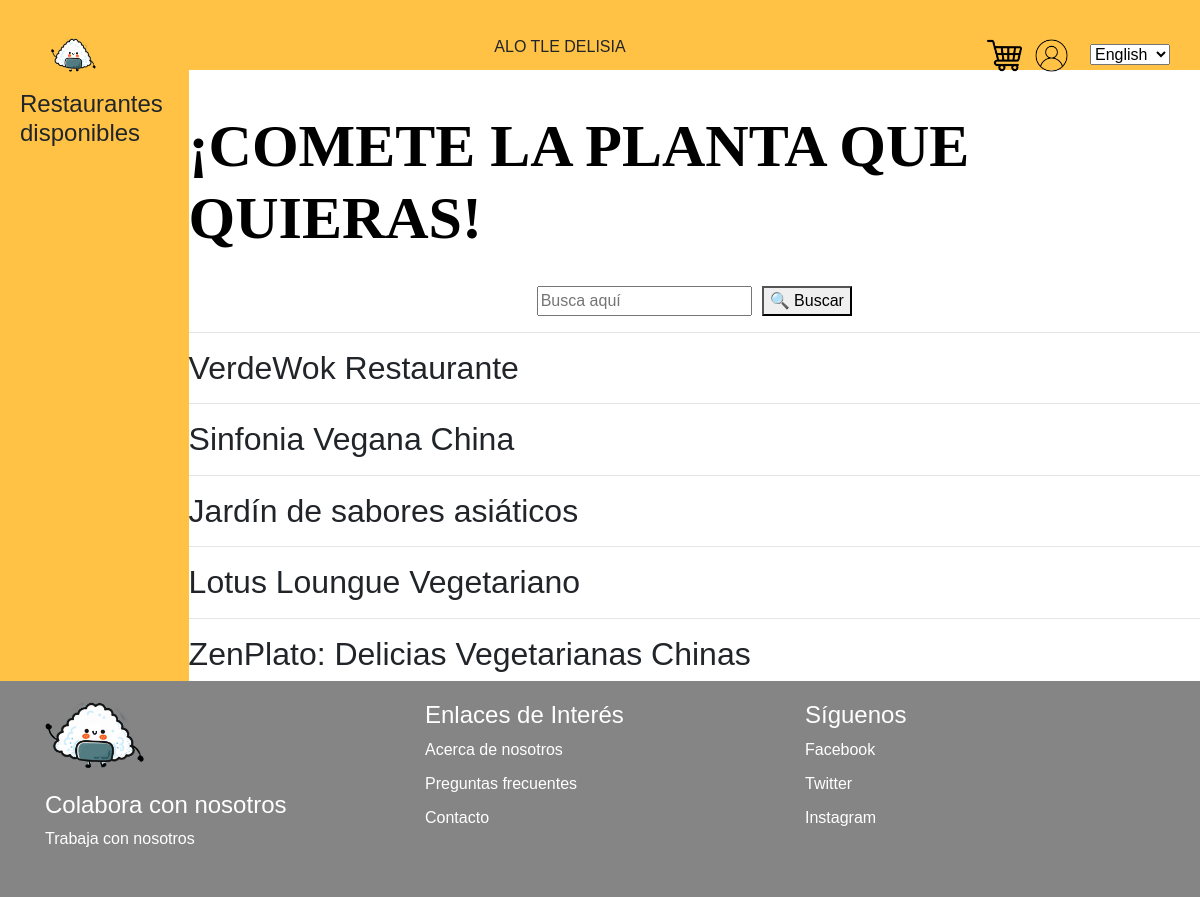
Page /RestaurantesVegetarianos on the earlier database version.
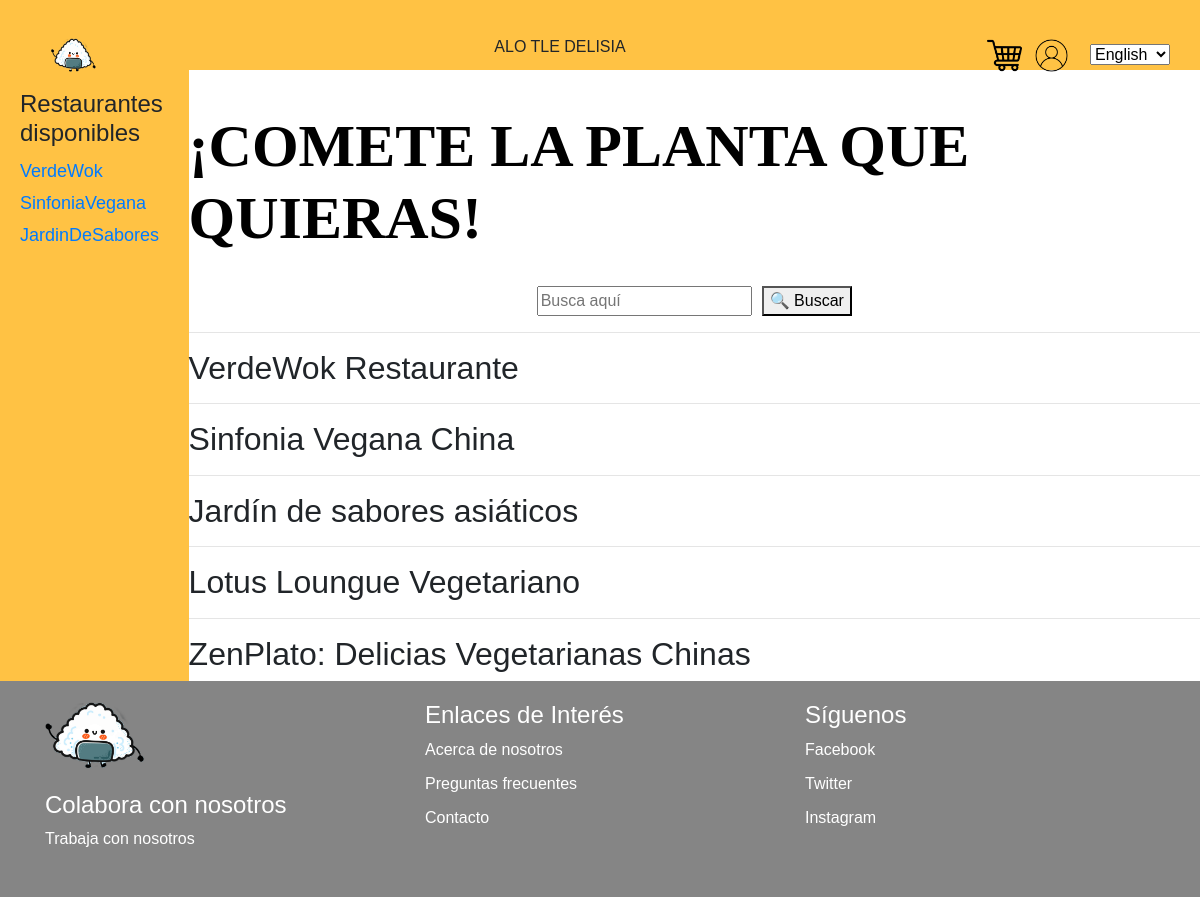
Same page on the later database version.
### myapp/models.py (models this page shows)
class Restaurante(models.Model):
    idRestaurante = models.AutoField(primary_key=True)
    nombre = models.CharField(max_length=255)
    ubicacion = models.CharField(max_length=255)
    horario = models.CharField(max_length=255)
    descripcion = models.TextField()
    idTipoRestaurante = models.ForeignKey(TipoRestaurante, on_delete=models.CASCADE)

### myapp/views.py (the view)
# urls.py: path('RestaurantesVegetarianos', listaRestaurantes, name='vegetariano'),
def listaRestaurantes(request):
    restauranteTipo1 = Restaurante.objects.filter(idTipoRestaurante=2)
    context = {
        'restaurante': restauranteTipo1,
    }
    return render(request, 'myapp/tipoVegetariano.html', context)

### myapp/templates/myapp/tipoVegetariano.html (shortened to what this page needs)
{% extends 'base.html' %}
{% block content %}
{% load static %}
<link rel="stylesheet" href="{% static 'css/stylePrincipal.css' %}">
<link rel="stylesheet" href="{% static 'css/tipoVegetariano.css' %}">
<div class="wrapper">
    <aside class="sidebar">
        <h2>Restaurantes disponibles</h2>
        <ul>
            {% for restaurante in restaurante %}
            <li><a href=#{{restaurante.nombre}}>{{restaurante.nombre}}</a></li>
            {% endfor %}
        </ul>
    </aside>
    <div class="TipoVegetariano">
        <div class="primerBloque">
            <h1>¡COMETE LA PLANTA QUE QUIERAS!</h1>
            <br>
            <div class="buscador">
                <input type="text" class="buscar" placeholder="Busca aquí">
                <button class="search-button">&#128269; Buscar</button>
            </div>
        </div>
        <hr>
        <div class="restaurantes">
            <div id="VerdeWok">
                <h2>VerdeWok Restaurante</h2>
            </div>
            <hr>
            <div id="SinfoniaVegana">
                <h2>Sinfonia Vegana China</h2>
            </div>
            <hr>
            <div id="JardinDeSabores">
                <h2>Jardín de sabores asiáticos</h2>
            </div>
            <hr>
            <div id="LotusLongue">
                <h2>Lotus Loungue Vegetariano</h2>
            </div>
            <hr>
            <div id="ZenPlato">
                <h2>ZenPlato: Delicias Vegetarianas Chinas</h2>
            </div>
        </div>
    </div>
</div>
{% endblock %}

Differences in the rows shown:
added Restaurante: nombre "VerdeWok"
added Restaurante: nombre "SinfoniaVegana"
added Restaurante: nombre "JardinDeSabores"
